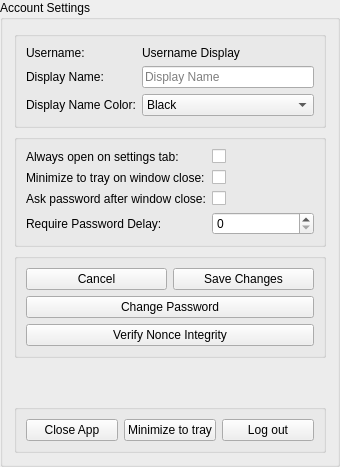
         <widget class="QGroupBox" name="groupBox_3">
          <property name="sizePolicy">
           <sizepolicy hsizetype="Minimum" vsizetype="Minimum">
            <horstretch>0</horstretch>
            <verstretch>0</verstretch>
           </sizepolicy>
          </property>
          <property name="minimumSize">
           <size>
            <width>340</width>
            <height>300</height>
           </size>
          </property>
          <property name="maximumSize">
           <size>
            <width>350</width>
            <height>16777215</height>
           </size>
          </property>
          <property name="title">
           <string>Account Settings</string>
          </property>
          <layout class="QVBoxLayout" name="verticalLayout_11">
           <item>
            <widget class="QGroupBox" name="groupBox">
             <property name="title">
              <string/>
             </property>
             <layout class="QFormLayout" name="formLayout">
              <item row="0" column="0">
               <widget class="QLabel" name="label_4">
                <property name="text">
                 <string>Username:</string>
                </property>
               </widget>
              </item>
              <item row="0" column="1">
               <widget class="QLabel" name="label_Username">
                <property name="sizePolicy">
                 <sizepolicy hsizetype="Preferred" vsizetype="Preferred">
                  <horstretch>0</horstretch>
                  <verstretch>0</verstretch>
                 </sizepolicy>
                </property>
                <property name="maximumSize">
                 <size>
                  <width>16777215</width>
                  <height>16777215</height>
                 </size>
                </property>
                <property name="text">
                 <string>Username Display</string>
                </property>
                <property name="scaledContents">
                 <bool>false</bool>
                </property>
                <property name="alignment">
                 <set>Qt::AlignLeading|Qt::AlignLeft|Qt::AlignVCenter</set>
                </property>
                <property name="wordWrap">
                 <bool>true</bool>
                </property>
                <property name="textInteractionFlags">
                 <set>Qt::NoTextInteraction</set>
                </property>
               </widget>
              </item>
              <item row="1" column="0">
               <widget class="QLabel" name="label_6">
                <property name="text">
                 <string>Display Name:</string>
                </property>
               </widget>
              </item>
              <item row="1" column="1">
               <widget class="QLineEdit" name="lineEdit_DisplayName">
                <property name="focusPolicy">
                 <enum>Qt::ClickFocus</enum>
                </property>
                <property name="placeholderText">
                 <string>Display Name</string>
                </property>
               </widget>
              </item>
              <item row="2" column="0">
               <widget class="QLabel" name="label_7">
                <property name="text">
                 <string>Display Name Color:</string>
                </property>
               </widget>
              </item>
              <item row="2" column="1">
               <widget class="QComboBox" name="comboBox_DisplayNameColor">
                <item>
                 <property name="text">
                  <string>Black</string>
                 </property>
                </item>
                <item>
                 <property name="text">
                  <string>White</string>
                 </property>
                </item>
                <item>
                 <property name="text">
                  <string>Red</string>
                 </property>
                </item>
                <item>
                 <property name="text">
                  <string>Blue</string>
                 </property>
                </item>
                <item>
                 <property name="text">
                  <string>Green</string>
                 </property>
                </item>
                <item>
                 <property name="text">
                  <string>Yellow</string>
                 </property>
                </item>
                <item>
                 <property name="text">
                  <string>Orange</string>
                 </property>
                </item>
                <item>
                 <property name="text">
                  <string>Purple</string>
                 </property>
                </item>
                <item>
                 <property name="text">
                  <string>Pink</string>
                 </property>
                </item>
                <item>
                 <property name="text">
                  <string>Brown</string>
                 </property>
                </item>
                <item>
                 <property name="text">
                  <string>Magenta</string>
                 </property>
                </item>
                <item>
                 <property name="text">
                  <string>Cyan</string>
                 </property>
                </item>
                <item>
                 <property name="text">
                  <string>Dark Red</string>
                 </property>
                </item>
                <item>
                 <property name="text">
                  <string>Dark Blue</string>
                 </property>
                </item>
                <item>
                 <property name="text">
                  <string>Dark Cyan</string>
                 </property>
                </item>
                <item>
                 <property name="text">
                  <string>Dark Magenta</string>
                 </property>
                </item>
               </widget>
              </item>
             </layout>
            </widget>
           </item>
           <item>
            <widget class="QGroupBox" name="groupBox_2">
             <property name="title">
              <string/>
             </property>
             <layout class="QFormLayout" name="formLayout_2">
              <item row="1" column="0">
               <widget class="QLabel" name="label_9">
                <property name="text">
                 <string>Minimize to tray on window close:</string>
                </property>
               </widget>
              </item>
              <item row="1" column="1">
               <widget class="QCheckBox" name="checkBox_MinToTray">
                <property name="text">
                 <string/>
                </property>
               </widget>
              </item>
              <item row="2" column="0">
               <widget class="QLabel" name="label_8">
                <property name="text">
                 <string>Ask password after window close:</string>
                </property>
               </widget>
              </item>
              <item row="2" column="1">
               <widget class="qcheckbox_PWValidation" name="checkBox_AskPW">
                <property name="text">
                 <string/>
                </property>
               </widget>
              </item>
              <item row="3" column="0">
               <widget class="QLabel" name="label_27">
                <property name="text">
                 <string>Require Password Delay:</string>
                </property>
               </widget>
              </item>
              <item row="3" column="1">
               <widget class="QSpinBox" name="spinBox_ReqPWDelay">
                <property name="maximum">
                 <number>300</number>
                </property>
               </widget>
              </item>
              <item row="0" column="0">
               <widget class="QLabel" name="label_31">
                <property name="text">
                 <string>Always open on settings tab:</string>
                </property>
               </widget>
              </item>
              <item row="0" column="1">
               <widget class="QCheckBox" name="checkBox_OpenOnSettings">
                <property name="text">
                 <string/>
                </property>
               </widget>
              </item>
             </layout>
            </widget>
           </item>
           <item>
            <widget class="QGroupBox" name="groupBox_16">
             <property name="title">
              <string/>
             </property>
             <layout class="QVBoxLayout" name="verticalLayout_17">
              <item>
               <layout class="QHBoxLayout" name="horizontalLayout_9">
                <item>
                 <widget class="QPushButton" name="pushButton_Acc_Cancel">
                  <property name="text">
                   <string>Cancel</string>
                  </property>
                 </widget>
                </item>
                <item>
                 <widget class="QPushButton" name="pushButton_Acc_Save">
                  <property name="text">
                   <string>Save Changes</string>
                  </property>
                 </widget>
                </item>
               </layout>
              </item>
              <item>
               <widget class="QPushButton" name="pushButton_Acc_ChangePW">
                <property name="text">
                 <string>Change Password</string>
                </property>
               </widget>
              </item>
              <item>
               <widget class="QPushButton" name="pushButton_NonceCheck">
                <property name="text">
                 <string>Verify Nonce Integrity</string>
                </property>
               </widget>
              </item>
             </layout>
            </widget>
           </item>
           <item>
            <spacer name="verticalSpacer_4">
             <property name="orientation">
              <enum>Qt::Vertical</enum>
             </property>
             <property name="sizeHint" stdset="0">
              <size>
               <width>20</width>
               <height>40</height>
              </size>
             </property>
            </spacer>
           </item>
           <item>
            <widget class="QGroupBox" name="groupBox_15">
             <property name="title">
              <string/>
             </property>
             <layout class="QHBoxLayout" name="horizontalLayout_14">
              <item>
               <widget class="QPushButton" name="pushButton_CloseApp">
                <property name="text">
                 <string>Close App</string>
                </property>
               </widget>
              </item>
              <item>
               <widget class="QPushButton" name="pushButton_MinToTray">
                <property name="text">
                 <string>Minimize to tray</string>
                </property>
               </widget>
              </item>
              <item>
               <widget class="QPushButton" name="pushButton_LogOut">
                <property name="text">
                 <string>Log out</string>
                </property>
               </widget>
              </item>
             </layout>
            </widget>
           </item>
          </layout>
         </widget>
